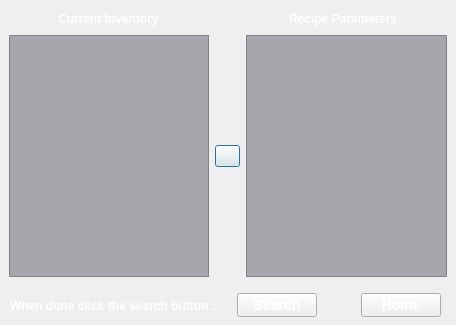
<?xml version="1.0" encoding="UTF-8"?>
<ui version="4.0">
 <class>RecipePage</class>
 <widget class="QDialog" name="RecipePage">
  <property name="geometry">
   <rect>
    <x>0</x>
    <y>0</y>
    <width>456</width>
    <height>325</height>
   </rect>
  </property>
  <property name="windowTitle">
   <string>Dialog</string>
  </property>
  <property name="styleSheet">
   <string notr="true"/>
  </property>
  <widget class="QWidget" name="layoutWidget">
   <property name="geometry">
    <rect>
     <x>9</x>
     <y>9</y>
     <width>438</width>
     <height>268</height>
    </rect>
   </property>
   <layout class="QVBoxLayout" name="verticalLayout">
    <item>
     <layout class="QHBoxLayout" name="horizontalLayout_8">
      <property name="rightMargin">
       <number>0</number>
      </property>
      <item>
       <widget class="QLabel" name="labelcurr">
        <property name="sizePolicy">
         <sizepolicy hsizetype="Fixed" vsizetype="Minimum">
          <horstretch>0</horstretch>
          <verstretch>0</verstretch>
         </sizepolicy>
        </property>
        <property name="maximumSize">
         <size>
          <width>16777215</width>
          <height>838607</height>
         </size>
        </property>
        <property name="styleSheet">
         <string notr="true">font: bold 12px;
    color: white;</string>
        </property>
        <property name="text">
         <string>Current Inventory</string>
        </property>
       </widget>
      </item>
      <item>
       <spacer name="horizontalSpacer">
        <property name="orientation">
         <enum>Qt::Horizontal</enum>
        </property>
        <property name="sizeType">
         <enum>QSizePolicy::Fixed</enum>
        </property>
        <property name="sizeHint" stdset="0">
         <size>
          <width>75</width>
          <height>20</height>
         </size>
        </property>
       </spacer>
      </item>
      <item>
       <widget class="QLabel" name="labellook">
        <property name="sizePolicy">
         <sizepolicy hsizetype="Maximum" vsizetype="Minimum">
          <horstretch>0</horstretch>
          <verstretch>0</verstretch>
         </sizepolicy>
        </property>
        <property name="styleSheet">
         <string notr="true">font: bold 12px;
    color: white;</string>
        </property>
        <property name="text">
         <string>Recipe Parameters</string>
        </property>
       </widget>
      </item>
     </layout>
    </item>
    <item>
     <layout class="QHBoxLayout" name="horizontalLayout">
      <item>
       <widget class="QListView" name="InventoryList">
        <property name="styleSheet">
         <string notr="true">background-color: rgb(168, 165, 173);</string>
        </property>
       </widget>
      </item>
      <item>
       <widget class="QPushButton" name="MoveOver">
        <property name="sizePolicy">
         <sizepolicy hsizetype="Fixed" vsizetype="Fixed">
          <horstretch>0</horstretch>
          <verstretch>0</verstretch>
         </sizepolicy>
        </property>
        <property name="maximumSize">
         <size>
          <width>25</width>
          <height>16777215</height>
         </size>
        </property>
        <property name="styleSheet">
         <string notr="true">border-image: url(:/pics/next.png);</string>
        </property>
        <property name="text">
         <string/>
        </property>
       </widget>
      </item>
      <item>
       <widget class="QListView" name="listView">
        <property name="styleSheet">
         <string notr="true">background-color: rgb(168, 165, 173);</string>
        </property>
       </widget>
      </item>
     </layout>
    </item>
   </layout>
  </widget>
  <widget class="QWidget" name="horizontalLayoutWidget_2">
   <property name="geometry">
    <rect>
     <x>10</x>
     <y>290</y>
     <width>431</width>
     <height>31</height>
    </rect>
   </property>
   <layout class="QHBoxLayout" name="horizontalLayout_11">
    <item>
     <widget class="QLabel" name="labelwht">
      <property name="sizePolicy">
       <sizepolicy hsizetype="Expanding" vsizetype="Preferred">
        <horstretch>0</horstretch>
        <verstretch>0</verstretch>
       </sizepolicy>
      </property>
      <property name="styleSheet">
       <string notr="true">font: bold 12px;
    color: white;</string>
      </property>
      <property name="text">
       <string>When done click the search button :</string>
      </property>
      <property name="wordWrap">
       <bool>true</bool>
      </property>
     </widget>
    </item>
    <item>
     <widget class="QPushButton" name="SearchButton">
      <property name="sizePolicy">
       <sizepolicy hsizetype="Fixed" vsizetype="Fixed">
        <horstretch>0</horstretch>
        <verstretch>0</verstretch>
       </sizepolicy>
      </property>
      <property name="styleSheet">
       <string notr="true">font: bold 14px;
    color: white;</string>
      </property>
      <property name="text">
       <string>Search</string>
      </property>
     </widget>
    </item>
    <item>
     <spacer name="horizontalSpacer_2">
      <property name="orientation">
       <enum>Qt::Horizontal</enum>
      </property>
      <property name="sizeType">
       <enum>QSizePolicy::Fixed</enum>
      </property>
      <property name="sizeHint" stdset="0">
       <size>
        <width>38</width>
        <height>20</height>
       </size>
      </property>
     </spacer>
    </item>
    <item>
     <widget class="QPushButton" name="HomeButton2">
      <property name="sizePolicy">
       <sizepolicy hsizetype="Maximum" vsizetype="Fixed">
        <horstretch>0</horstretch>
        <verstretch>0</verstretch>
       </sizepolicy>
      </property>
      <property name="layoutDirection">
       <enum>Qt::RightToLeft</enum>
      </property>
      <property name="styleSheet">
       <string notr="true">font: bold 14px;
    color: white;</string>
      </property>
      <property name="text">
       <string>Home</string>
      </property>
     </widget>
    </item>
   </layout>
  </widget>
 </widget>
 <resources/>
 <connections>
  <connection>
   <sender>HomeButton2</sender>
   <signal>clicked()</signal>
   <receiver>RecipePage</receiver>
   <slot>reject()</slot>
   <hints>
    <hint type="sourcelabel">
     <x>439</x>
     <y>293</y>
    </hint>
    <hint type="destinationlabel">
     <x>422</x>
     <y>231</y>
    </hint>
   </hints>
  </connection>
 </connections>
</ui>
